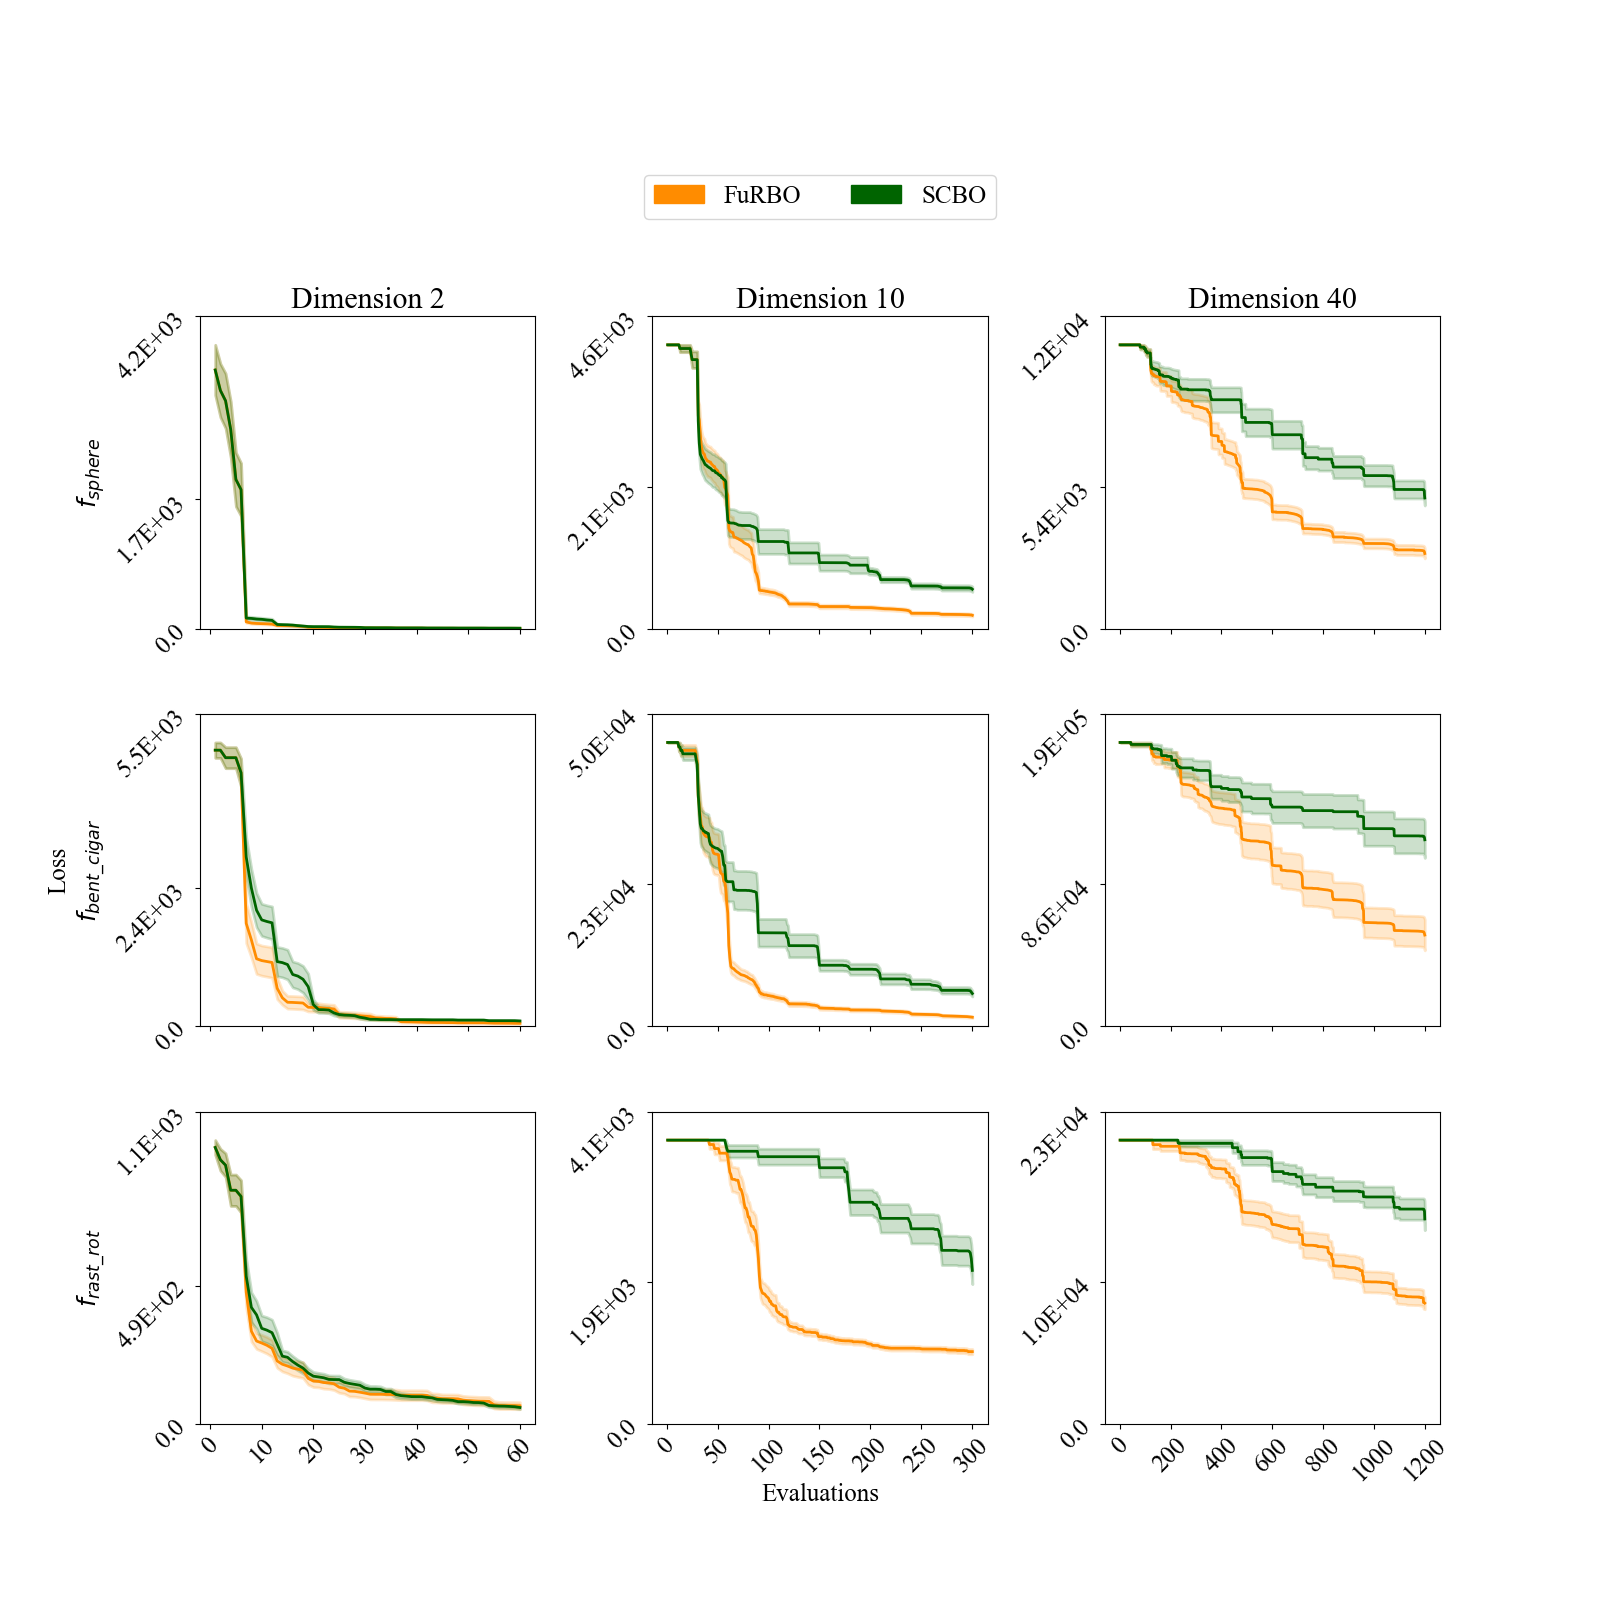

Source code (Python):
# Script to evaluate BBOB on COBYLA

##########
# Imports
import matplotlib
import numpy as np
import os

import matplotlib.pyplot as plt
import matplotlib.gridspec as gridspec
from matplotlib import patches

def plot_convergence(crv, ax):
    
    cwd = os.path.join(os.getcwd(), 'Experiments', 'FuRBO')
    
    # Load data
    crv = crv[:-5] + '1' + crv[-4:]
    if crv in os.listdir(cwd):
        file_name = os.path.join(cwd, crv, '01_Y_mono.npy')
        y_F = np.load(file_name) - fmin[crv]
        y_f_max = np.amax(y_F)
        y_F[y_F==np.amax(y_F)] = y_f_max
        
    crv = crv[:-5] + '2' + crv[-4:]
    if crv in os.listdir(cwd):
        file_name = os.path.join(cwd, crv, '01_Y_mono.npy')
        tmp = np.load(file_name) - fmin[crv]
        if y_f_max < np.amax(tmp):
            y_f_max = np.amax(tmp)
            y_F[y_F==np.amax(y_F)] = y_f_max
        else:
            tmp[tmp==np.amax(tmp)] = y_f_max
        y_F = np.vstack([y_F, tmp])
        
    crv = crv[:-5] + '3' + crv[-4:]
    if crv in os.listdir(cwd):
        file_name = os.path.join(cwd, crv, '01_Y_mono.npy')
        tmp = np.load(file_name) - fmin[crv]
        if y_f_max < np.amax(tmp):
            y_f_max = np.amax(tmp)
            y_F[y_F==np.amax(y_F)] = y_f_max
        else:
            tmp[tmp==np.amax(tmp)] = y_f_max
        y_F = np.vstack([y_F, tmp])
        
        
    cwd = os.path.join(os.getcwd(), 'Experiments', 'SCBO')
    
    # Load data
    crv = crv[:-5] + '1' + crv[-4:]
    if crv in os.listdir(cwd):
        file_name = os.path.join(cwd, crv, '01_Y_mono.npy')
        y_S = np.load(file_name) - fmin[crv]
        y_s_max = np.amax(y_S)
        y_S[y_S==np.amax(y_S)] = y_s_max
        
    crv = crv[:-5] + '2' + crv[-4:]
    if crv in os.listdir(cwd):
        file_name = os.path.join(cwd, crv, '01_Y_mono.npy')
        tmp = np.load(file_name) - fmin[crv]
        if y_s_max < np.amax(tmp):
            y_s_max = np.amax(tmp)
            y_S[y_S==np.amax(y_S)] = y_s_max
        else:
            tmp[tmp==np.amax(tmp)] = y_s_max
        y_S = np.vstack([y_S, tmp])
        
    crv = crv[:-5] + '3' + crv[-4:]
    if crv in os.listdir(cwd):
        file_name = os.path.join(cwd, crv, '01_Y_mono.npy')
        tmp = np.load(file_name) - fmin[crv]
        if y_s_max < np.amax(tmp):
            y_s_max = np.amax(tmp)
            y_S[y_S==np.amax(y_S)] = y_s_max
        else:
            tmp[tmp==np.amax(tmp)] = y_s_max
        y_S = np.vstack([y_S, tmp])
    
    # Find worst feasible
    y_max = np.amax([y_f_max, y_s_max])
    
    # Exchange worst feasible
    y_F[y_F==np.amax(y_F)] = y_max
    y_S[y_S==np.amax(y_S)] = y_max
        
    # Elaborate FuRBO data
    mean = np.mean(y_F, axis = 0)
    lb = mean - np.std(y_F, axis = 0)/np.sqrt(y_F.shape[0])
    ub = mean + np.std(y_F, axis = 0)/np.sqrt(y_F.shape[0])
    x = np.linspace(1, len(mean), len(mean))
    
    # Plot convergence of FuRBO
    ax.plot(x, mean, color = 'darkorange', lw=2)
    ax.fill_between(x, lb, ub, alpha = 0.2, color='darkorange', lw=2)
    top = np.amax(ub) + 0.1 * np.amax(ub)
    middle = np.amax(mean)/2
        
    # Elaborate SCBO data
    mean = np.mean(y_S, axis = 0)
    lb = mean - np.std(y_S, axis = 0)/np.sqrt(y_S.shape[0])
    ub = mean + np.std(y_S, axis = 0)/np.sqrt(y_S.shape[0])
    x = np.linspace(1, len(mean), len(mean))
    
    # Plot convergence of SCBO
    ax.plot(x, mean, color = 'darkgreen', lw=2)
    ax.fill_between(x, lb, ub, alpha = 0.2, color='darkgreen', lw=2)
    if np.amax(ub) + 0.1 * np.amax(ub) > top:
        top = np.amax(ub) + 0.1 * np.amax(ub)
    if np.amax(mean)/2 > middle:
        middle = np.amax(mean)/2
        
    ax.set_ylim(bottom = 0,
                top = top)
    
    ax.set_yticks([top,
                   middle,
                   0])
    
    ax.set_yticklabels([f"{(top):.1E}",
                        f"{(middle):.1E}",
                        "0.0"], rotation=45)
        
    return

##########
# Initialize plot
matplotlib.use('Agg')
plt.rcParams["font.family"] = "serif"
plt.rcParams["font.serif"] = ["Times New Roman"]
plt.rcParams['font.size'] = 18

fig = plt.figure(figsize=(16,16))
gs = gridspec.GridSpec(nrows=4,
                       ncols=3,
                       wspace=.35,
                       hspace=.35, 
                       height_ratios=[1, 8, 8, 8],
                       figure = fig)

patchList = []

fmin = np.load('bbob-constrained-targets.npy', allow_pickle = True)
fmin = fmin.item(0)

##########
# Iterate through the curves and plot them
# Line 1
crv = "bbob-constrained_f003_i01_d02"
ax = plt.subplot(gs[1, 0])
plot_convergence(crv, ax)
ax.set_xticks([0, 10, 20, 30, 40, 50, 60])
ax.set_xticklabels([])
ax.set_ylabel("$f_{sphere}$")
ax.set_title("Dimension 2")

crv = "bbob-constrained_f003_i01_d10"
ax = plt.subplot(gs[1, 1])
plot_convergence(crv, ax)
ax.set_xticks([0, 50, 100, 150, 200, 250, 300])
ax.set_xticklabels([])
ax.set_title("Dimension 10")

crv = "bbob-constrained_f003_i01_d40"
ax = plt.subplot(gs[1, 2])
plot_convergence(crv, ax)
ax.set_xticks([0, 200, 400, 600, 800, 1000, 1200])
ax.set_xticklabels([])
ax.set_title("Dimension 40")

# Line 2
crv = "bbob-constrained_f033_i01_d02"
ax = plt.subplot(gs[2, 0])
plot_convergence(crv, ax)
ax.set_xticks([0, 10, 20, 30, 40, 50, 60])
ax.set_xticklabels([])
ax.set_ylabel("Loss\n"
              "$f_{bent\_cigar}$")

crv = "bbob-constrained_f033_i01_d10"
ax = plt.subplot(gs[2, 1])
plot_convergence(crv, ax)
ax.set_xticks([0, 50, 100, 150, 200, 250, 300])
ax.set_xticklabels([])

crv = "bbob-constrained_f033_i01_d40"
ax = plt.subplot(gs[2, 2])
plot_convergence(crv, ax)
ax.set_xticks([0, 200, 400, 600, 800, 1000, 1200])
ax.set_xticklabels([])

# Line 3
crv = "bbob-constrained_f051_i01_d02"
ax = plt.subplot(gs[3, 0])
plot_convergence(crv, ax)
ax.set_xticks([0, 10, 20, 30, 40, 50, 60])
ax.set_xticklabels(['0', '10', '20', '30', '40', '50', '60'], rotation = 45)
# ax.set_xlabel('Evaluations')
ax.set_ylabel("$f_{rast\_rot}$")

crv = "bbob-constrained_f051_i01_d10"
ax = plt.subplot(gs[3, 1])
plot_convergence(crv, ax)
ax.set_xticks([0, 50, 100, 150, 200, 250, 300])
ax.set_xticklabels(['0', '50', '100', '150', '200', '250', '300'], rotation = 45)
ax.set_xlabel('Evaluations')

crv = "bbob-constrained_f051_i01_d40"
ax = plt.subplot(gs[3, 2])
plot_convergence(crv, ax)
ax.set_xticks([0, 200, 400, 600, 800, 1000, 1200])
ax.set_xticklabels(['0', '200', '400', '600', '800', '1000', '1200'], rotation = 45)
# ax.set_xlabel('Evaluations')

# Add legend
ax = plt.subplot(gs[0, :])
patchList = [patches.Patch(color='darkorange', label='FuRBO'),
             patches.Patch(color='darkgreen', label='SCBO')]
ax.legend(ncols = 2,
          handles=patchList, loc='lower center')
ax.spines[['right', 'bottom', 'left', 'top']].set_visible(False) 
ax.set_xticks([])
ax.set_yticks([])   
    
# Add plot description
# ax.set_title(str(dir_)) 
# ax.legend(handles=patchList, loc='upper right')
# ax.set_xlabel('Evaluations')
# ax.set_ylabel('Loss')
# ax.set_ylim(bottom = 0)
    
# Save figure
fig.savefig(os.path.join(os.getcwd(), 'FuRBOdimStudy' + '.png'))
    
# Close figure
plt.close(fig)
